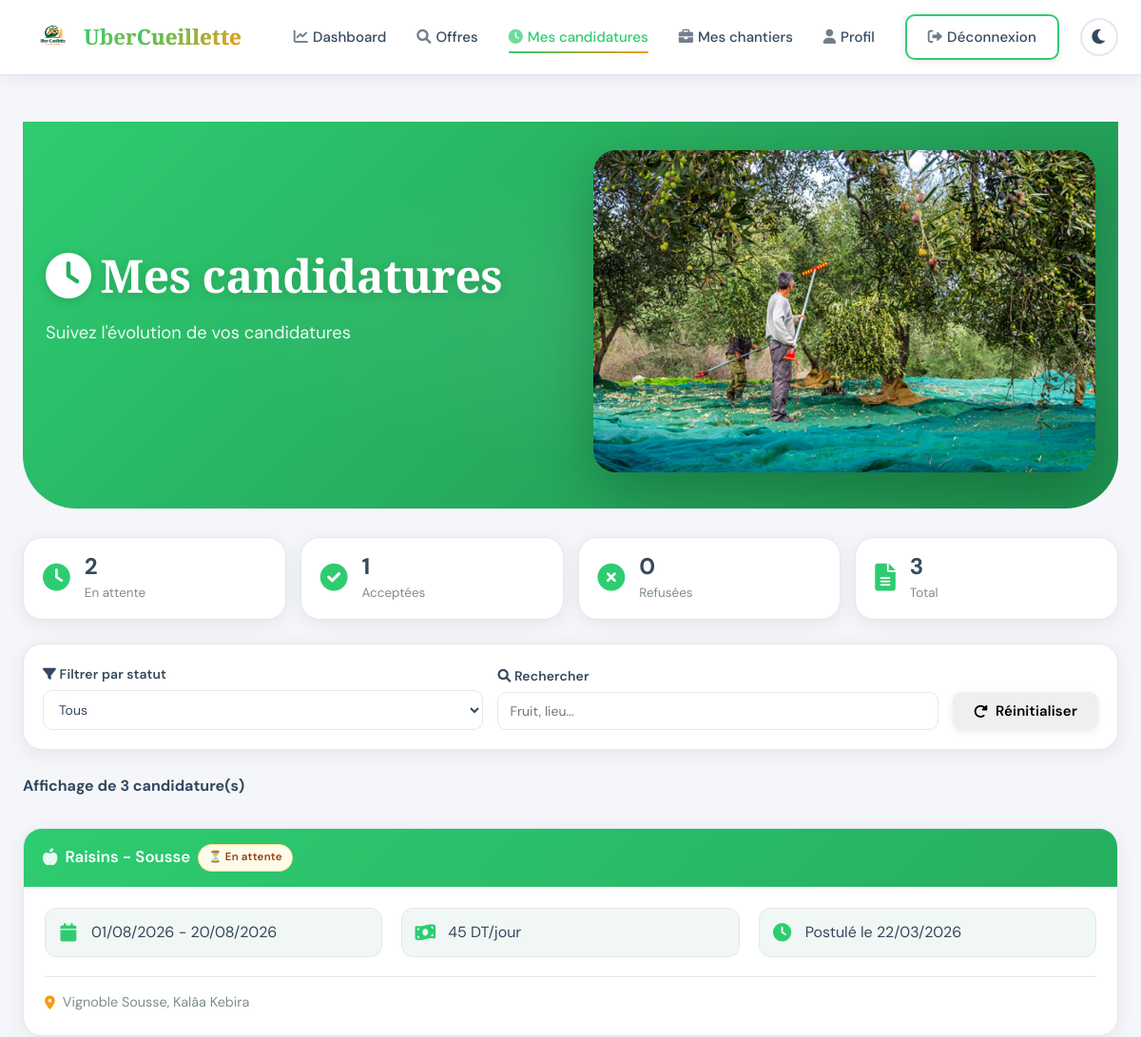
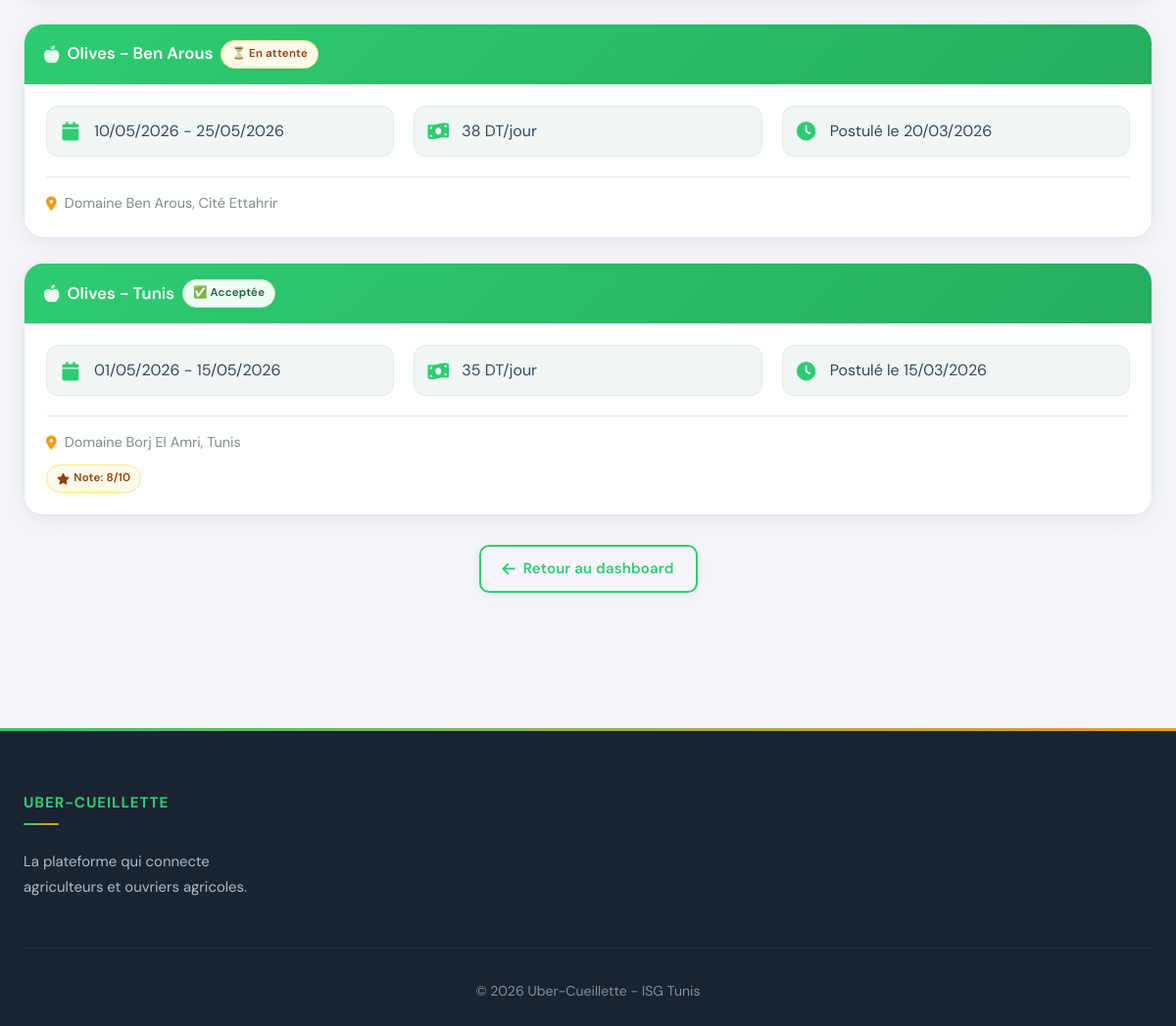
Screenshot of /src/ouvrier/mes-candidatures.php (signed in) with the database file from the repository (2 pictures, top to bottom).
### tables this page shows
CREATE TABLE IF NOT EXISTS `uber_cueillette_candidature` (
  `id_candidature` int NOT NULL AUTO_INCREMENT,
  `id_offre` int NOT NULL,
  `id_ouvrier` int NOT NULL,
  `decision` enum('en_attente','acceptee','refusee') DEFAULT 'en_attente',
  `date_candidature` timestamp NULL DEFAULT CURRENT_TIMESTAMP,
  `note` int DEFAULT NULL,
  `commentaire` varchar(50) DEFAULT NULL,
  `remuneration` float DEFAULT NULL,
  PRIMARY KEY (`id_candidature`),
  KEY `fk_candidature_offre` (`id_offre`),
  KEY `fk_candidature_ouvrier` (`id_ouvrier`)
);

CREATE TABLE IF NOT EXISTS `uber_cueillette_type_fruit` (
  `id_type_fruit` int NOT NULL AUTO_INCREMENT,
  `libelle` varchar(20) NOT NULL,
  PRIMARY KEY (`id_type_fruit`)
);

CREATE TABLE IF NOT EXISTS `uber_cueillette_gouvernorat` (
  `id_gouvernorat` int NOT NULL AUTO_INCREMENT,
  `libelle` varchar(30) NOT NULL,
  PRIMARY KEY (`id_gouvernorat`)
);

CREATE TABLE IF NOT EXISTS `uber_cueillette_offre` (
  `id_offre` int NOT NULL AUTO_INCREMENT,
  `id_type_fruit` int NOT NULL,
  `id_gouvernorat` int NOT NULL,
  `adresse` varchar(50) NOT NULL,
  `date_debut` date NOT NULL,
  `date_fin` date NOT NULL,
  `nombre_ouvriers` int NOT NULL,
  `prix_journee` float NOT NULL,
  `description` TEXT,
  `date_limite` date NOT NULL,
  `id_agriculteur` int NOT NULL,
  PRIMARY KEY (`id_offre`),
  KEY `fk_offre_type_fruit` (`id_type_fruit`),
  KEY `fk_offre_gouvernorat` (`id_gouvernorat`),
  KEY `fk_offre_agriculteur` (`id_agriculteur`)
);

### src/ouvrier/mes-candidatures.php (the view, shortened to what this page needs)
<?php
require_once('../config/database.php');
$id_ouvrier = $_SESSION['user_id'];
$sql = "SELECT c.*,
        o.adresse, o.date_debut, o.date_fin, o.prix_journee, o.date_limite,
        tf.libelle as type_fruit,
        g.libelle as gouvernorat
        FROM uber_cueillette_candidature c
        JOIN uber_cueillette_offre o ON c.id_offre = o.id_offre
        JOIN uber_cueillette_type_fruit tf ON o.id_type_fruit = tf.id_type_fruit
        JOIN uber_cueillette_gouvernorat g ON o.id_gouvernorat = g.id_gouvernorat
        WHERE c.id_ouvrier = ?
        ORDER BY c.date_candidature DESC";
$stmt = $pdo->prepare($sql);
$stmt->execute([$id_ouvrier]);
$candidatures = $stmt->fetchAll();
$en_attente = 0;
$acceptees = 0;
$refusees = 0;
foreach ($candidatures as $c) {
    if ($c['decision'] == 'en_attente') $en_attente++;
    elseif ($c['decision'] == 'acceptee') $acceptees++;
    else $refusees++;
}
?>
<!DOCTYPE html>
<html lang="fr">
<head>
    <link rel="stylesheet" href="https://cdnjs.cloudflare.com/ajax/libs/font-awesome/6.0.0/css/all.min.css">
    <link rel="stylesheet" href="../css/style.css">
</head>
<body>
<nav class="navbar">
    <div class="container">
        <a href="../racine/index.html" class="logo">
            <img src="../images/Uber-Cueillette-logo.png" alt="Uber-Cueillette" class="logo-img">
            <span>Uber<span>Cueillette</span></span>
        </a>
        <ul class="nav-menu">
            <li><a href="dashboard.php"><i class="fas fa-chart-line"></i> Dashboard</a></li>
            <li><a href="offres-disponibles.php"><i class="fas fa-search"></i> Offres</a></li>
            <li><a href="mes-candidatures.php" class="active"><i class="fas fa-clock"></i> Mes candidatures</a></li>
            <li><a href="mes-chantiers.php"><i class="fas fa-briefcase"></i> Mes chantiers</a></li>
            <li><a href="profil.php"><i class="fas fa-user"></i> Profil</a></li>
            <li class="nav-buttons">
                <a href="../racine/logout.php" class="btn btn-outline"><i class="fas fa-sign-out-alt"></i> Déconnexion</a>
                <button id="theme-toggle" class="theme-toggle"><i class="fas fa-moon"></i></button>
            </li>
        </ul>
    </div>
</nav>
<main>
    <div class="container">
        <div class="hero" style="padding: 30px 0; margin-bottom: 30px;">
            <div class="container">
                <div class="hero-content">
                    <h1><i class="fas fa-clock"></i> Mes candidatures</h1>
                    <p>Suivez l'évolution de vos candidatures</p>
                </div>
                <div class="hero-image">
                    <img src="../images/hero-agriculture1.png" alt="Candidatures" onerror="this.style.display='none'">
                </div>
            </div>
        </div>
        <div class="offres-stats">
            <div class="offre-stat-badge">
                <i class="fas fa-clock"></i>
                <div><span><?php echo $en_attente; ?></span><small>En attente</small></div>
            </div>
            <div class="offre-stat-badge">
                <i class="fas fa-check-circle"></i>
                <div><span><?php echo $acceptees; ?></span><small>Acceptées</small></div>
            </div>
            <div class="offre-stat-badge">
                <i class="fas fa-times-circle"></i>
                <div><span><?php echo $refusees; ?></span><small>Refusées</small></div>
            </div>
            <div class="offre-stat-badge">
                <i class="fas fa-file-alt"></i>
                <div><span><?php echo count($candidatures); ?></span><small>Total</small></div>
            </div>
        </div>
        <div class="filters">
            <div class="filter-group">
                <label><i class="fas fa-filter"></i> Filtrer par statut</label>
                <select id="filtre-statut">
                    <option value="tous">Tous</option>
                </select>
            </div>
            <div class="filter-group">
                <label><i class="fas fa-search"></i> Rechercher</label>
                <input type="text" id="recherche" placeholder="Fruit, lieu...">
            </div>
            <div class="filter-actions">
                <button class="btn btn-secondary" id="btn-reinitialiser"><i class="fas fa-redo-alt"></i> Réinitialiser</button>
            </div>
        </div>
        <div id="compteur-resultats" style="margin-bottom: 15px; font-weight: bold;">
            Affichage de <span id="nb-candidatures"><?php echo count($candidatures); ?></span> candidature(s)
        </div>
        <?php if (empty($candidatures)): ?>
            <div class="empty-state">
                <i class="fas fa-clock"></i>
                <h3>Aucune candidature</h3>
                <p>Vous n'avez pas encore postulé à des offres</p>
                <a href="offres-disponibles.php" class="btn btn-primary">Explorer les offres</a>
            </div>
        <?php else: ?>
            <div class="candidatures-list" id="candidatures-list">
                <?php foreach($candidatures as $c):
                    if ($c['decision'] == 'en_attente') {
                        $statut_class = 'badge-warning';
                        $statut_texte = '⏳ En attente';
                    } elseif ($c['decision'] == 'acceptee') {
                        $statut_class = 'badge-success';
                        $statut_texte = '✅ Acceptée';
                    } else {
                        $statut_class = 'badge-danger';
                        $statut_texte = '❌ Refusée';
                    }
                ?>
                <div class="card" data-statut="<?php echo $c['decision']; ?>" data-recherche="<?php echo strtolower($c['type_fruit'] . ' ' . $c['gouvernorat']); ?>">
                    <div class="card-header">
                        <i class="fas fa-apple-alt"></i> <?php echo htmlspecialchars($c['type_fruit'] . ' - ' . $c['gouvernorat']); ?>
                        <span class="badge <?php echo $statut_class; ?>"><?php echo $statut_texte; ?></span>
                    </div>
                    <div class="card-body">
                        <div class="offre-details-grid">
                            <div class="offre-detail">
                                <i class="fas fa-calendar"></i>
                                <div><?php echo date('d/m/Y', strtotime($c['date_debut'])); ?> - <?php echo date('d/m/Y', strtotime($c['date_fin'])); ?></div>
                            </div>
                            <div class="offre-detail">
                                <i class="fas fa-money-bill-wave"></i>
                                <div><?php echo $c['prix_journee']; ?> DT/jour</div>
                            </div>
                            <div class="offre-detail">
                                <i class="fas fa-clock"></i>
                                <div>Postulé le <?php echo date('d/m/Y', strtotime($c['date_candidature'])); ?></div>
                            </div>
                        </div>
                        <div class="offre-location">
                            <i class="fas fa-map-marker-alt"></i> <?php echo htmlspecialchars($c['adresse']); ?>
                        </div>
                        <?php if ($c['decision'] == 'acceptee' && !empty($c['note'])): ?>
                        <div style="margin-top: 10px;">
                            <span class="badge badge-warning"><i class="fas fa-star"></i> Note: <?php echo $c['note']; ?>/10</span>
                        </div>
                        <?php endif; ?>
                    </div>
                </div>
                <?php endforeach; ?>
            </div>
        <?php endif; ?>
        <div style="text-align: center; margin: 30px 0;">
            <a href="dashboard.php" class="btn btn-outline"><i class="fas fa-arrow-left"></i> Retour au dashboard</a>
        </div>
    </div>
</main>
<footer class="footer">
    <div class="container">
        <div class="footer-grid">
            <div class="footer-col">
                <h4>Uber-Cueillette</h4>
                <p>La plateforme qui connecte agriculteurs et ouvriers agricoles.</p>
            </div>
        </div>
        <div class="footer-bottom">
            <p>&copy; 2026 Uber-Cueillette - ISG Tunis</p>
        </div>
    </div>
</footer>
</body>
</html>

### rows the page displays
uber_cueillette_candidature: uber_cueillette_type_fruit.libelle "Raisins - Sousse", decision "⏳ En attente", id_offre.date_debut "01/08/2026", id_offre.date_fin "20/08/2026", id_offre.prix_journee "45", date_candidature "22/03/2026", id_offre.adresse "Vignoble Sousse, Kalâa Kebira"
uber_cueillette_candidature: uber_cueillette_type_fruit.libelle "Olives - Ben Arous", decision "⏳ En attente", id_offre.date_debut "10/05/2026", id_offre.date_fin "25/05/2026", id_offre.prix_journee "38", date_candidature "20/03/2026", id_offre.adresse "Domaine Ben Arous, Cité Ettahrir"
uber_cueillette_candidature: uber_cueillette_type_fruit.libelle "Olives - Tunis", decision "✅ Acceptée", id_offre.date_debut "01/05/2026", id_offre.date_fin "15/05/2026", id_offre.prix_journee "35", date_candidature "15/03/2026", id_offre.adresse "Domaine Borj El Amri, Tunis", note "8"

### other values shown
$en_attente "2"
$acceptees "1"
$refusees "0"
count($candidatures) "3"
